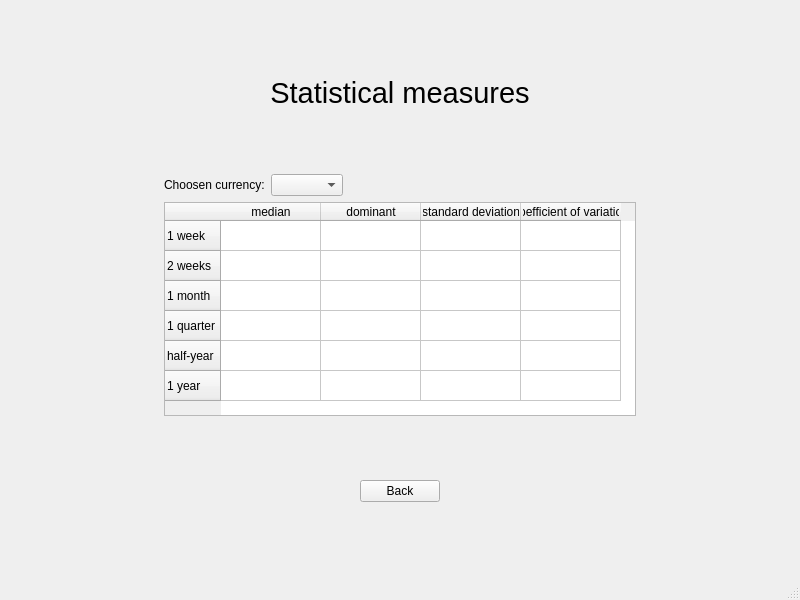
<?xml version="1.0" encoding="UTF-8"?>
<ui version="4.0">
 <class>MainWindow</class>
 <widget class="QMainWindow" name="MainWindow">
  <property name="geometry">
   <rect>
    <x>0</x>
    <y>0</y>
    <width>800</width>
    <height>600</height>
   </rect>
  </property>
  <property name="windowTitle">
   <string>MainWindow</string>
  </property>
  <widget class="QWidget" name="centralwidget">
   <layout class="QHBoxLayout" name="horizontalLayout">
    <item>
     <widget class="QStackedWidget" name="stackedWidget">
      <property name="currentIndex">
       <number>3</number>
      </property>
      <widget class="QWidget" name="page">
       <layout class="QGridLayout" name="gridLayout_5">
        <item row="1" column="2">
         <spacer name="horizontalSpacer_4">
          <property name="orientation">
           <enum>Qt::Horizontal</enum>
          </property>
          <property name="sizeHint" stdset="0">
           <size>
            <width>40</width>
            <height>20</height>
           </size>
          </property>
         </spacer>
        </item>
        <item row="2" column="1">
         <spacer name="verticalSpacer_6">
          <property name="orientation">
           <enum>Qt::Vertical</enum>
          </property>
          <property name="sizeHint" stdset="0">
           <size>
            <width>20</width>
            <height>40</height>
           </size>
          </property>
         </spacer>
        </item>
        <item row="1" column="1">
         <layout class="QVBoxLayout" name="verticalLayout_5">
          <item>
           <widget class="QPushButton" name="pushButtonGotoSessions">
            <property name="text">
             <string>Table of Numbers of Sessions</string>
            </property>
           </widget>
          </item>
          <item>
           <widget class="QPushButton" name="pushButtonGotoMeasures">
            <property name="text">
             <string>Statistical Measures</string>
            </property>
           </widget>
          </item>
          <item>
           <widget class="QPushButton" name="pushButtonGotoDistribution">
            <property name="text">
             <string>Changes Distribution</string>
            </property>
           </widget>
          </item>
         </layout>
        </item>
        <item row="1" column="0">
         <spacer name="horizontalSpacer_3">
          <property name="orientation">
           <enum>Qt::Horizontal</enum>
          </property>
          <property name="sizeHint" stdset="0">
           <size>
            <width>40</width>
            <height>20</height>
           </size>
          </property>
         </spacer>
        </item>
        <item row="0" column="0" colspan="3">
         <spacer name="verticalSpacer_5">
          <property name="orientation">
           <enum>Qt::Vertical</enum>
          </property>
          <property name="sizeHint" stdset="0">
           <size>
            <width>20</width>
            <height>40</height>
           </size>
          </property>
         </spacer>
        </item>
       </layout>
      </widget>
      <widget class="QWidget" name="page_2">
       <layout class="QGridLayout" name="gridLayout_4" rowstretch="0,0,0" columnstretch="0,0">
        <item row="1" column="1">
         <layout class="QVBoxLayout" name="verticalLayout_4">
          <item>
           <spacer name="verticalSpacer_4">
            <property name="orientation">
             <enum>Qt::Vertical</enum>
            </property>
            <property name="sizeType">
             <enum>QSizePolicy::Fixed</enum>
            </property>
            <property name="sizeHint" stdset="0">
             <size>
              <width>20</width>
              <height>40</height>
             </size>
            </property>
           </spacer>
          </item>
          <item>
           <widget class="QWidget" name="widgetDistribution" native="true">
            <property name="styleSheet">
             <string notr="true">background-color: rgb(0, 0, 0);</string>
            </property>
           </widget>
          </item>
          <item>
           <spacer name="verticalSpacer_3">
            <property name="orientation">
             <enum>Qt::Vertical</enum>
            </property>
            <property name="sizeType">
             <enum>QSizePolicy::Fixed</enum>
            </property>
            <property name="sizeHint" stdset="0">
             <size>
              <width>20</width>
              <height>40</height>
             </size>
            </property>
           </spacer>
          </item>
         </layout>
        </item>
        <item row="0" column="0" colspan="2">
         <layout class="QVBoxLayout" name="verticalLayout_2" stretch="0">
          <item>
           <widget class="QLabel" name="label">
            <property name="text">
             <string>&lt;html&gt;&lt;head/&gt;&lt;body&gt;&lt;p align=&quot;center&quot;&gt;&lt;span style=&quot; font-size:22pt;&quot;&gt;Distribution Changes&lt;/span&gt;&lt;/p&gt;&lt;/body&gt;&lt;/html&gt;</string>
            </property>
            <property name="textFormat">
             <enum>Qt::AutoText</enum>
            </property>
            <property name="alignment">
             <set>Qt::AlignCenter</set>
            </property>
           </widget>
          </item>
         </layout>
        </item>
        <item row="1" column="0">
         <layout class="QGridLayout" name="gridLayout_3" rowstretch="0,0,0,0,0,0,0">
          <item row="2" column="0" colspan="2">
           <widget class="QDateEdit" name="dateEdit"/>
          </item>
          <item row="4" column="0" colspan="2">
           <widget class="QComboBox" name="comboBoxDistribution1"/>
          </item>
          <item row="5" column="0" colspan="2">
           <widget class="QComboBox" name="comboBoxDistribution2"/>
          </item>
          <item row="1" column="1">
           <widget class="QPushButton" name="pushButtonQuarter">
            <property name="text">
             <string>quarter</string>
            </property>
           </widget>
          </item>
          <item row="1" column="0">
           <widget class="QPushButton" name="pushButtonMonth">
            <property name="text">
             <string>month</string>
            </property>
           </widget>
          </item>
          <item row="0" column="0" colspan="2">
           <spacer name="verticalSpacer">
            <property name="orientation">
             <enum>Qt::Vertical</enum>
            </property>
            <property name="sizeHint" stdset="0">
             <size>
              <width>20</width>
              <height>40</height>
             </size>
            </property>
           </spacer>
          </item>
          <item row="6" column="0" colspan="2">
           <spacer name="verticalSpacer_2">
            <property name="orientation">
             <enum>Qt::Vertical</enum>
            </property>
            <property name="sizeHint" stdset="0">
             <size>
              <width>20</width>
              <height>40</height>
             </size>
            </property>
           </spacer>
          </item>
         </layout>
        </item>
        <item row="2" column="0" colspan="2">
         <layout class="QHBoxLayout" name="horizontalLayout_2">
          <item>
           <spacer name="horizontalSpacer">
            <property name="orientation">
             <enum>Qt::Horizontal</enum>
            </property>
            <property name="sizeHint" stdset="0">
             <size>
              <width>40</width>
              <height>20</height>
             </size>
            </property>
           </spacer>
          </item>
          <item>
           <widget class="QPushButton" name="pushButtonBackToMain3">
            <property name="text">
             <string>Back</string>
            </property>
           </widget>
          </item>
          <item>
           <spacer name="horizontalSpacer_2">
            <property name="orientation">
             <enum>Qt::Horizontal</enum>
            </property>
            <property name="sizeHint" stdset="0">
             <size>
              <width>40</width>
              <height>20</height>
             </size>
            </property>
           </spacer>
          </item>
         </layout>
        </item>
       </layout>
      </widget>
      <widget class="QWidget" name="page_3">
       <layout class="QGridLayout" name="gridLayout" rowstretch="0,0,0,0,0,0,0,0,0,0,0" columnstretch="0,0,0">
        <item row="0" column="0" colspan="3">
         <spacer name="verticalSpacer_9">
          <property name="orientation">
           <enum>Qt::Vertical</enum>
          </property>
          <property name="sizeHint" stdset="0">
           <size>
            <width>20</width>
            <height>40</height>
           </size>
          </property>
         </spacer>
        </item>
        <item row="8" column="0" colspan="3">
         <spacer name="verticalSpacer_20">
          <property name="orientation">
           <enum>Qt::Vertical</enum>
          </property>
          <property name="sizeHint" stdset="0">
           <size>
            <width>20</width>
            <height>40</height>
           </size>
          </property>
         </spacer>
        </item>
        <item row="9" column="0" colspan="3">
         <layout class="QHBoxLayout" name="horizontalLayout_7">
          <item>
           <spacer name="horizontalSpacer_17">
            <property name="orientation">
             <enum>Qt::Horizontal</enum>
            </property>
            <property name="sizeHint" stdset="0">
             <size>
              <width>40</width>
              <height>20</height>
             </size>
            </property>
           </spacer>
          </item>
          <item>
           <widget class="QPushButton" name="pushButtonBackToMain2">
            <property name="text">
             <string>Back</string>
            </property>
           </widget>
          </item>
          <item>
           <spacer name="horizontalSpacer_16">
            <property name="orientation">
             <enum>Qt::Horizontal</enum>
            </property>
            <property name="sizeHint" stdset="0">
             <size>
              <width>40</width>
              <height>20</height>
             </size>
            </property>
           </spacer>
          </item>
         </layout>
        </item>
        <item row="3" column="1">
         <layout class="QVBoxLayout" name="verticalLayout_12">
          <item>
           <layout class="QHBoxLayout" name="horizontalLayout_6">
            <item>
             <widget class="QLabel" name="label_5">
              <property name="text">
               <string>Choosen currency:</string>
              </property>
             </widget>
            </item>
            <item>
             <widget class="QComboBox" name="comboBoxSessions"/>
            </item>
            <item>
             <spacer name="horizontalSpacer_15">
              <property name="orientation">
               <enum>Qt::Horizontal</enum>
              </property>
              <property name="sizeHint" stdset="0">
               <size>
                <width>40</width>
                <height>20</height>
               </size>
              </property>
             </spacer>
            </item>
           </layout>
          </item>
          <item>
           <layout class="QHBoxLayout" name="horizontalLayout_5">
            <item>
             <widget class="QTableWidget" name="tableWidgetSessions">
              <property name="autoFillBackground">
               <bool>false</bool>
              </property>
              <property name="verticalScrollBarPolicy">
               <enum>Qt::ScrollBarAsNeeded</enum>
              </property>
              <property name="sizeAdjustPolicy">
               <enum>QAbstractScrollArea::AdjustToContents</enum>
              </property>
              <property name="editTriggers">
               <set>QAbstractItemView::NoEditTriggers</set>
              </property>
              <property name="showGrid">
               <bool>true</bool>
              </property>
              <property name="sortingEnabled">
               <bool>false</bool>
              </property>
              <property name="wordWrap">
               <bool>true</bool>
              </property>
              <property name="cornerButtonEnabled">
               <bool>true</bool>
              </property>
              <attribute name="horizontalHeaderCascadingSectionResizes">
               <bool>false</bool>
              </attribute>
              <attribute name="horizontalHeaderShowSortIndicator" stdset="0">
               <bool>false</bool>
              </attribute>
              <attribute name="horizontalHeaderStretchLastSection">
               <bool>false</bool>
              </attribute>
              <attribute name="verticalHeaderStretchLastSection">
               <bool>false</bool>
              </attribute>
              <row>
               <property name="text">
                <string>1 week</string>
               </property>
              </row>
              <row>
               <property name="text">
                <string>2 weeks</string>
               </property>
              </row>
              <row>
               <property name="text">
                <string>1 month</string>
               </property>
              </row>
              <row>
               <property name="text">
                <string>1 quarter</string>
               </property>
              </row>
              <row>
               <property name="text">
                <string>half-year</string>
               </property>
              </row>
              <row>
               <property name="text">
                <string>1 year</string>
               </property>
              </row>
              <column>
               <property name="text">
                <string>rising sessions</string>
               </property>
              </column>
              <column>
               <property name="text">
                <string>falling sessions</string>
               </property>
              </column>
              <column>
               <property name="text">
                <string>unchanged sessions</string>
               </property>
              </column>
             </widget>
            </item>
           </layout>
          </item>
         </layout>
        </item>
        <item row="3" column="0">
         <spacer name="horizontalSpacer_13">
          <property name="orientation">
           <enum>Qt::Horizontal</enum>
          </property>
          <property name="sizeHint" stdset="0">
           <size>
            <width>40</width>
            <height>20</height>
           </size>
          </property>
         </spacer>
        </item>
        <item row="3" column="2">
         <spacer name="horizontalSpacer_14">
          <property name="orientation">
           <enum>Qt::Horizontal</enum>
          </property>
          <property name="sizeHint" stdset="0">
           <size>
            <width>40</width>
            <height>20</height>
           </size>
          </property>
         </spacer>
        </item>
        <item row="10" column="0" colspan="3">
         <spacer name="verticalSpacer_10">
          <property name="orientation">
           <enum>Qt::Vertical</enum>
          </property>
          <property name="sizeHint" stdset="0">
           <size>
            <width>20</width>
            <height>40</height>
           </size>
          </property>
         </spacer>
        </item>
        <item row="1" column="0" colspan="3">
         <widget class="QLabel" name="label_4">
          <property name="text">
           <string>&lt;html&gt;&lt;head/&gt;&lt;body&gt;&lt;p align=&quot;center&quot;&gt;&lt;span style=&quot; font-size:22pt;&quot;&gt;Number of rising, unchanged and falling sessions&lt;/span&gt;&lt;/p&gt;&lt;/body&gt;&lt;/html&gt;</string>
          </property>
         </widget>
        </item>
        <item row="2" column="0" colspan="3">
         <spacer name="verticalSpacer_12">
          <property name="orientation">
           <enum>Qt::Vertical</enum>
          </property>
          <property name="sizeHint" stdset="0">
           <size>
            <width>20</width>
            <height>40</height>
           </size>
          </property>
         </spacer>
        </item>
       </layout>
      </widget>
      <widget class="QWidget" name="page_10">
       <layout class="QGridLayout" name="gridLayout_2">
        <item row="6" column="0" colspan="3">
         <spacer name="verticalSpacer_8">
          <property name="orientation">
           <enum>Qt::Vertical</enum>
          </property>
          <property name="sizeHint" stdset="0">
           <size>
            <width>20</width>
            <height>40</height>
           </size>
          </property>
         </spacer>
        </item>
        <item row="3" column="1">
         <layout class="QVBoxLayout" name="verticalLayout_13">
          <item>
           <layout class="QHBoxLayout" name="horizontalLayout_8">
            <item>
             <widget class="QLabel" name="label_6">
              <property name="text">
               <string>Choosen currency:</string>
              </property>
             </widget>
            </item>
            <item>
             <widget class="QComboBox" name="comboBoxMeasures"/>
            </item>
            <item>
             <spacer name="horizontalSpacer_20">
              <property name="orientation">
               <enum>Qt::Horizontal</enum>
              </property>
              <property name="sizeHint" stdset="0">
               <size>
                <width>40</width>
                <height>20</height>
               </size>
              </property>
             </spacer>
            </item>
           </layout>
          </item>
          <item>
           <widget class="QTableWidget" name="tableWidgetMeasures">
            <property name="sizeAdjustPolicy">
             <enum>QAbstractScrollArea::AdjustToContents</enum>
            </property>
            <row>
             <property name="text">
              <string>1 week</string>
             </property>
            </row>
            <row>
             <property name="text">
              <string>2 weeks</string>
             </property>
            </row>
            <row>
             <property name="text">
              <string>1 month</string>
             </property>
            </row>
            <row>
             <property name="text">
              <string>1 quarter</string>
             </property>
            </row>
            <row>
             <property name="text">
              <string>half-year</string>
             </property>
            </row>
            <row>
             <property name="text">
              <string>1 year</string>
             </property>
            </row>
            <column>
             <property name="text">
              <string>median</string>
             </property>
            </column>
            <column>
             <property name="text">
              <string>dominant</string>
             </property>
            </column>
            <column>
             <property name="text">
              <string>standard deviation</string>
             </property>
            </column>
            <column>
             <property name="text">
              <string>coefficient of variation</string>
             </property>
            </column>
           </widget>
          </item>
         </layout>
        </item>
        <item row="1" column="1">
         <widget class="QLabel" name="label_7">
          <property name="text">
           <string>&lt;html&gt;&lt;head/&gt;&lt;body&gt;&lt;p align=&quot;center&quot;&gt;&lt;span style=&quot; font-size:22pt;&quot;&gt;Statistical measures&lt;/span&gt;&lt;/p&gt;&lt;/body&gt;&lt;/html&gt;</string>
          </property>
         </widget>
        </item>
        <item row="3" column="0">
         <spacer name="horizontalSpacer_19">
          <property name="orientation">
           <enum>Qt::Horizontal</enum>
          </property>
          <property name="sizeHint" stdset="0">
           <size>
            <width>40</width>
            <height>20</height>
           </size>
          </property>
         </spacer>
        </item>
        <item row="0" column="1">
         <spacer name="verticalSpacer_7">
          <property name="orientation">
           <enum>Qt::Vertical</enum>
          </property>
          <property name="sizeHint" stdset="0">
           <size>
            <width>20</width>
            <height>40</height>
           </size>
          </property>
         </spacer>
        </item>
        <item row="3" column="2">
         <spacer name="horizontalSpacer_18">
          <property name="orientation">
           <enum>Qt::Horizontal</enum>
          </property>
          <property name="sizeHint" stdset="0">
           <size>
            <width>40</width>
            <height>20</height>
           </size>
          </property>
         </spacer>
        </item>
        <item row="4" column="1">
         <spacer name="verticalSpacer_19">
          <property name="orientation">
           <enum>Qt::Vertical</enum>
          </property>
          <property name="sizeHint" stdset="0">
           <size>
            <width>20</width>
            <height>40</height>
           </size>
          </property>
         </spacer>
        </item>
        <item row="5" column="0" colspan="3">
         <layout class="QHBoxLayout" name="horizontalLayout_9">
          <item>
           <spacer name="horizontalSpacer_21">
            <property name="orientation">
             <enum>Qt::Horizontal</enum>
            </property>
            <property name="sizeHint" stdset="0">
             <size>
              <width>40</width>
              <height>20</height>
             </size>
            </property>
           </spacer>
          </item>
          <item>
           <widget class="QPushButton" name="pushButtonBackToMain1">
            <property name="text">
             <string>Back</string>
            </property>
           </widget>
          </item>
          <item>
           <spacer name="horizontalSpacer_22">
            <property name="orientation">
             <enum>Qt::Horizontal</enum>
            </property>
            <property name="sizeHint" stdset="0">
             <size>
              <width>40</width>
              <height>20</height>
             </size>
            </property>
           </spacer>
          </item>
         </layout>
        </item>
        <item row="2" column="1">
         <spacer name="verticalSpacer_11">
          <property name="orientation">
           <enum>Qt::Vertical</enum>
          </property>
          <property name="sizeHint" stdset="0">
           <size>
            <width>20</width>
            <height>40</height>
           </size>
          </property>
         </spacer>
        </item>
       </layout>
      </widget>
     </widget>
    </item>
   </layout>
  </widget>
  <widget class="QMenuBar" name="menubar">
   <property name="geometry">
    <rect>
     <x>0</x>
     <y>0</y>
     <width>800</width>
     <height>22</height>
    </rect>
   </property>
  </widget>
  <widget class="QStatusBar" name="statusbar"/>
 </widget>
 <resources/>
 <connections/>
</ui>
